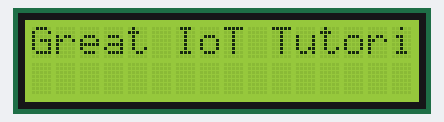
A program run on a simulated ESP32. On the bench: 16×2 character LCD. What the program prints to the serial monitor is not drawn.

Above: at 0.61 s.
At 5.43 s:
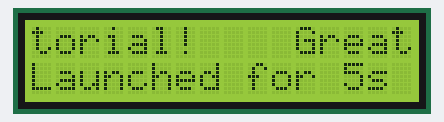
At 10.23 s:
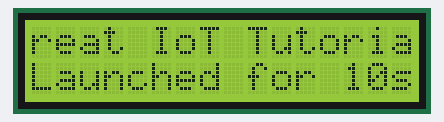
At 20.23 s:
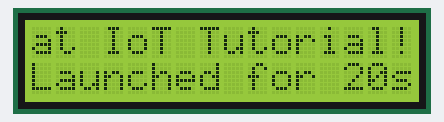
At 29.82 s:
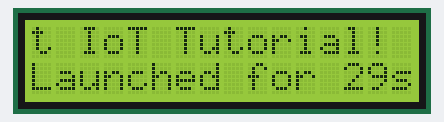
At 39.43 s:
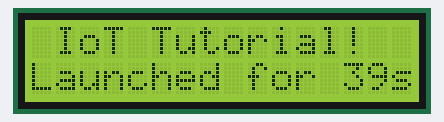

Measured:
- what the display in image 1 shows lasts 0.4 s, from 5.2 s to 5.6 s

The program:

main.cpp
```cpp
#include <Arduino.h>
#include <Wire.h>
#include <LiquidCrystal_I2C.h>

// Question 2.1.2 (1) : "Great IoT Tutorial!" sur la ligne 1 (defilement, 19 caracteres > 16),
// "Launched for Xs" sur la ligne 2
#define PREFIX "[Binome 27 - VAZQUEZ & FEUYANG] "

LiquidCrystal_I2C lcd(0x27, 16, 2);

String bande = "Great IoT Tutorial!    ";
int pos = 0;
unsigned long dernierDefilement = 0;
unsigned long derniereSeconde = 0;

void setup() {
  Serial.begin(115200);
  Wire.begin(21, 22);
  lcd.init();
  lcd.backlight();
  Serial.println(PREFIX "Ecran LCD initialise");
}

void loop() {
  unsigned long maintenant = millis();

  if (maintenant - dernierDefilement >= 400) {
    dernierDefilement = maintenant;
    String doublee = bande + bande;
    lcd.setCursor(0, 0);
    lcd.print(doublee.substring(pos, pos + 16));
    pos = (pos + 1) % bande.length();
  }

  if (maintenant - derniereSeconde >= 1000) {
    derniereSeconde = maintenant;
    unsigned long secondes = maintenant / 1000;
    lcd.setCursor(0, 1);
    lcd.print("Launched for ");
    lcd.print(secondes);
    lcd.print("s   ");
    Serial.print(PREFIX "Launched for ");
    Serial.print(secondes);
    Serial.println("s");
  }
}
```
